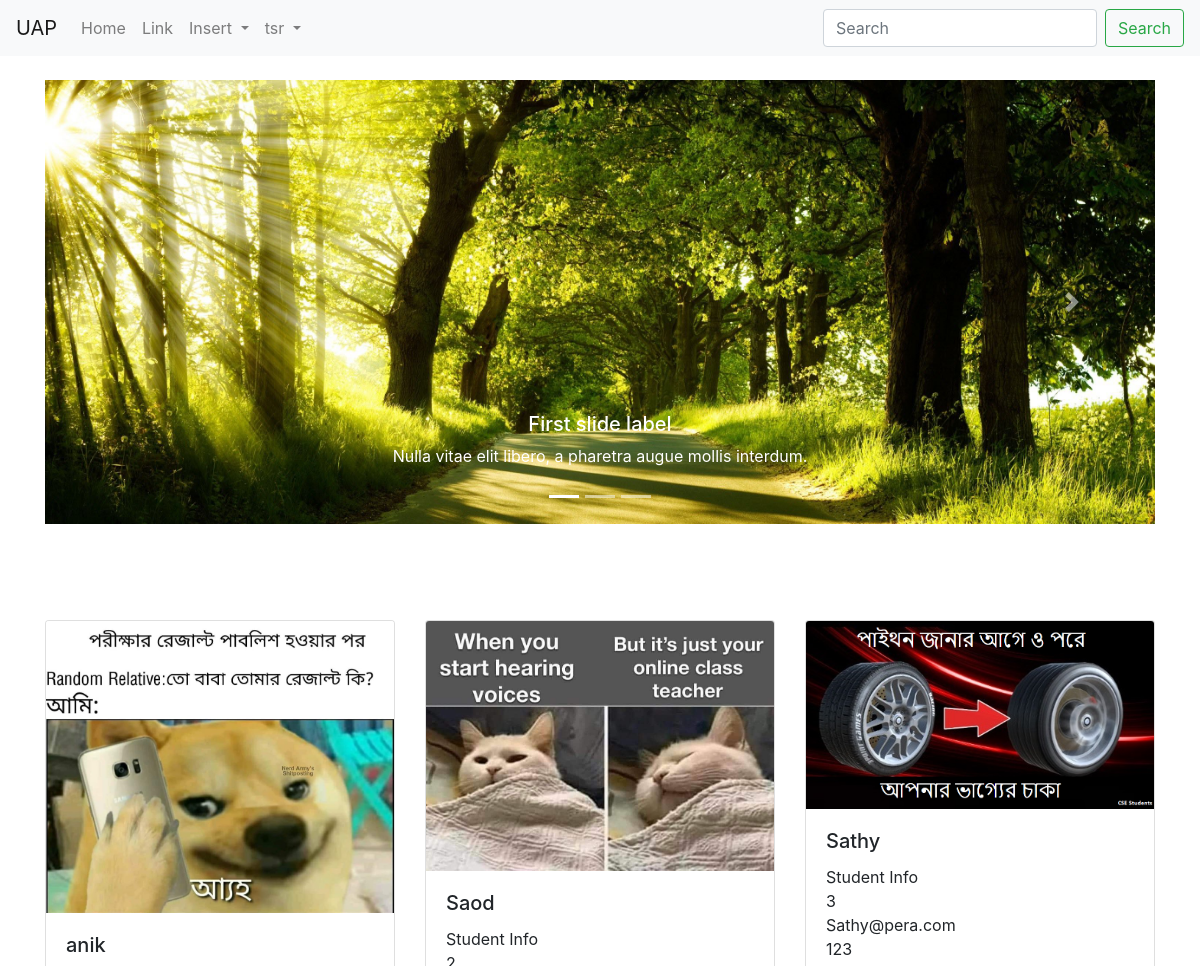
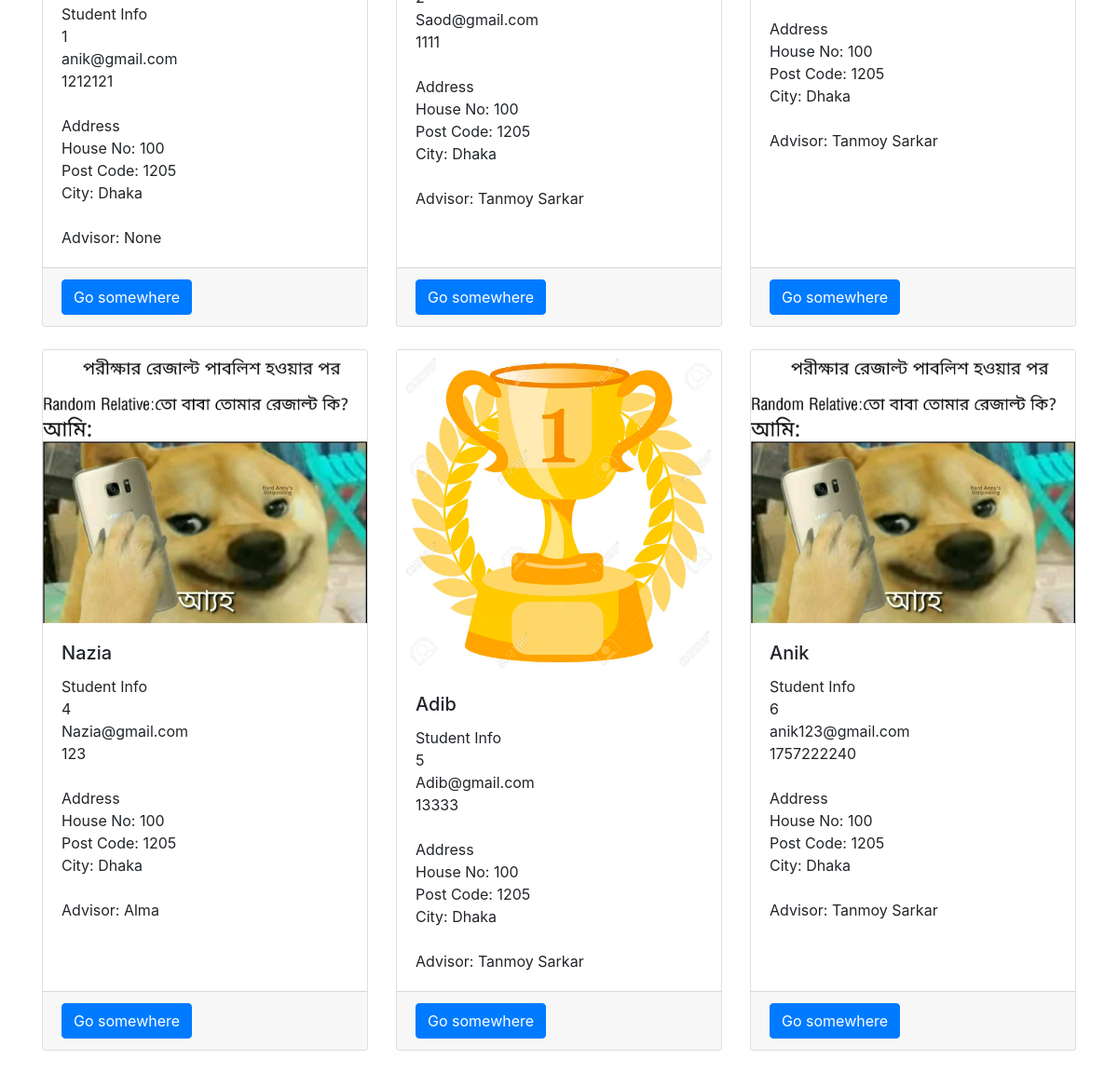
The app's page /students/ (signed in) with its own data (2 pictures, top to bottom).
### StudentManagement/models.py (models this page shows, shortened)
class Student(models.Model):
    name = models.CharField(max_length=100, default="")
    email = models.EmailField(max_length=200, unique=True)
    contact_no = models.IntegerField(blank=True, null=True)
    image = models.ImageField(upload_to='images/students', blank=True, null=True, default='images/aaaaaaaa.jpg')
    address = models.ForeignKey(Address, on_delete=models.SET_NULL, default=1, null=True)
    advisor = models.ForeignKey(Advisor, on_delete=models.SET_NULL, default=1, null=True)

class Address(models.Model):
    house_no = models.IntegerField(blank=True, null=True, default="")
    street_address = models.CharField(max_length=200)
    postal_address = models.CharField(max_length=200)
    post_code = models.CharField(max_length=20)
    city = models.CharField(max_length=20)

### FacultyManagement/models.py (models this page shows)
class Advisor(models.Model):
    name = models.CharField(max_length=200)
    contact = models.IntegerField(blank=True, null=True)
    email = models.EmailField(blank=True, null=True)
    def __str__(self):
        return self.name

### StudentManagement/views.py (the view)
# urls.py: path('students/', student_views.showStudentList, name='student-list'),
def showStudentList(request):
    all_students = Student.objects.all()
    context = {
        'studentList' : all_students
    }
    return render(request, 'StudentManagement/studentslist.html', context)

### templates/StudentManagement/studentslist.html (shortened to what this page needs)
{% extends 'base.html' %}
{% load static %}
{% block content %}
    <div id="carouselExampleCaptions" class="carousel slide" data-ride="carousel">
      <ol class="carousel-indicators">
        <li data-target="#carouselExampleCaptions" data-slide-to="0" class="active"></li>
        <li data-target="#carouselExampleCaptions" data-slide-to="1"></li>
        <li data-target="#carouselExampleCaptions" data-slide-to="2"></li>
      </ol>
      <div class="carousel-inner">
        <div class="carousel-item active">
          <img src="../../media/images/slider/nature1.jpg" class="d-block w-100" alt="...">
          <div class="carousel-caption d-none d-md-block">
            <h5>First slide label</h5>
            <p>Nulla vitae elit libero, a pharetra augue mollis interdum.</p>
          </div>
        </div>
      </div>
      <a class="carousel-control-prev" href="#carouselExampleCaptions" role="button" data-slide="prev">
        <span class="carousel-control-prev-icon" aria-hidden="true"></span>
      </a>
      <a class="carousel-control-next" href="#carouselExampleCaptions" role="button" data-slide="next">
        <span class="carousel-control-next-icon" aria-hidden="true"></span>
      </a>
    </div>
    <br><br><br><br>
    <div class="row row-cols-1 row-cols-md-3">
    {% for s in studentList %}
        <div class="col mb-4">
            <div class="card h-100" >
              <img src="{{ s.image.url }}" class="card-img-top" alt="...">
              <div class="card-body">
                <h5 class="card-title">{{ s.name }}</h5>
                <p class="card-text">
                    Student Info <br>
                    {{ s.id }} <br>
                    {{ s.email }} <br>
                    {{ s.contact_no }} <br><br>
                    Address<br>
                   House No:  {{ s.address.house_no }} <br>
                   Post Code: {{ s.address.post_code }} <br>
                   City:  {{ s.address.city }} <br><br>
                    Advisor: {{ s.advisor }}
                </p>
              </div>
                <div class="card-footer">
                    <a href="#" class="btn btn-primary">Go somewhere</a>
                </div>
            </div>
        </div>
        <br><br>
    {% endfor %}
    </div>
{% endblock content %}

### templates/base.html (shortened to what this page needs)
{% load static %}
<!DOCTYPE html>
<html lang="en">
<head>
    <link rel="stylesheet" href="https://stackpath.bootstrapcdn.com/bootstrap/4.5.2/css/bootstrap.min.css">
</head>
<body>
    <nav class="navbar navbar-expand-lg navbar-light bg-light">
      <a class="navbar-brand" href="#">UAP</a>
      <div class="collapse navbar-collapse" id="navbarSupportedContent">
        <ul class="navbar-nav mr-auto">
          <li class="nav-item">
            <a class="nav-link" href="{% url 'student-list' %}">Home </a>
          </li>
          <li class="nav-item">
            <a class="nav-link" href="#">Link</a>
          </li>
          <li class="nav-item dropdown">
            <a class="nav-link dropdown-toggle" href="#" id="navbarDropdown" role="button" data-toggle="dropdown" aria-haspopup="true" aria-expanded="false">
              Insert
            </a>
          </li>
          <li class="nav-item dropdown">
              {% if user.is_authenticated %}
            <a class="nav-link dropdown-toggle" href="#" id="navbarDropdown" role="button" data-toggle="dropdown" aria-haspopup="true" aria-expanded="false">
              {{ user.username }}
            </a>
              {% endif %}
          </li>
        </ul>
        <form class="form-inline my-2 my-lg-0">
          <input class="form-control mr-sm-2" type="search" placeholder="Search" aria-label="Search">
          <button class="btn btn-outline-success my-2 my-sm-0" type="submit">Search</button>
        </form>
      </div>
    </nav>
<br>
    <div class="container">
    {% block content %}
    {% endblock content %}
    </div>
</body>
</html>

### records on screen
Student: image (picture), name "anik", id "1", email "anik@gmail.com", contact_no "1212121", address.house_no "100", address.post_code "1205", address.city "Dhaka", advisor "None"
Student: image (picture), name "Saod", id "2", email "Saod@gmail.com", contact_no "1111", address.house_no "100", address.post_code "1205", address.city "Dhaka", advisor "Tanmoy Sarkar"
Student: image (picture), name "Sathy", id "3", email "Sathy@pera.com", contact_no "123", address.house_no "100", address.post_code "1205", address.city "Dhaka", advisor "Tanmoy Sarkar"
Student: image (picture), name "Nazia", id "4", email "Nazia@gmail.com", contact_no "123", address.house_no "100", address.post_code "1205", address.city "Dhaka", advisor "Alma"
Student: image (picture), name "Adib", id "5", email "Adib@gmail.com", contact_no "13333", address.house_no "100", address.post_code "1205", address.city "Dhaka", advisor "Tanmoy Sarkar"
Student: image (picture), name "Anik", id "6", email "anik123@gmail.com", contact_no "1757222240", address.house_no "100", address.post_code "1205", address.city "Dhaka", advisor "Tanmoy Sarkar"

### other values on screen
{{ user.username }} "tsr"
